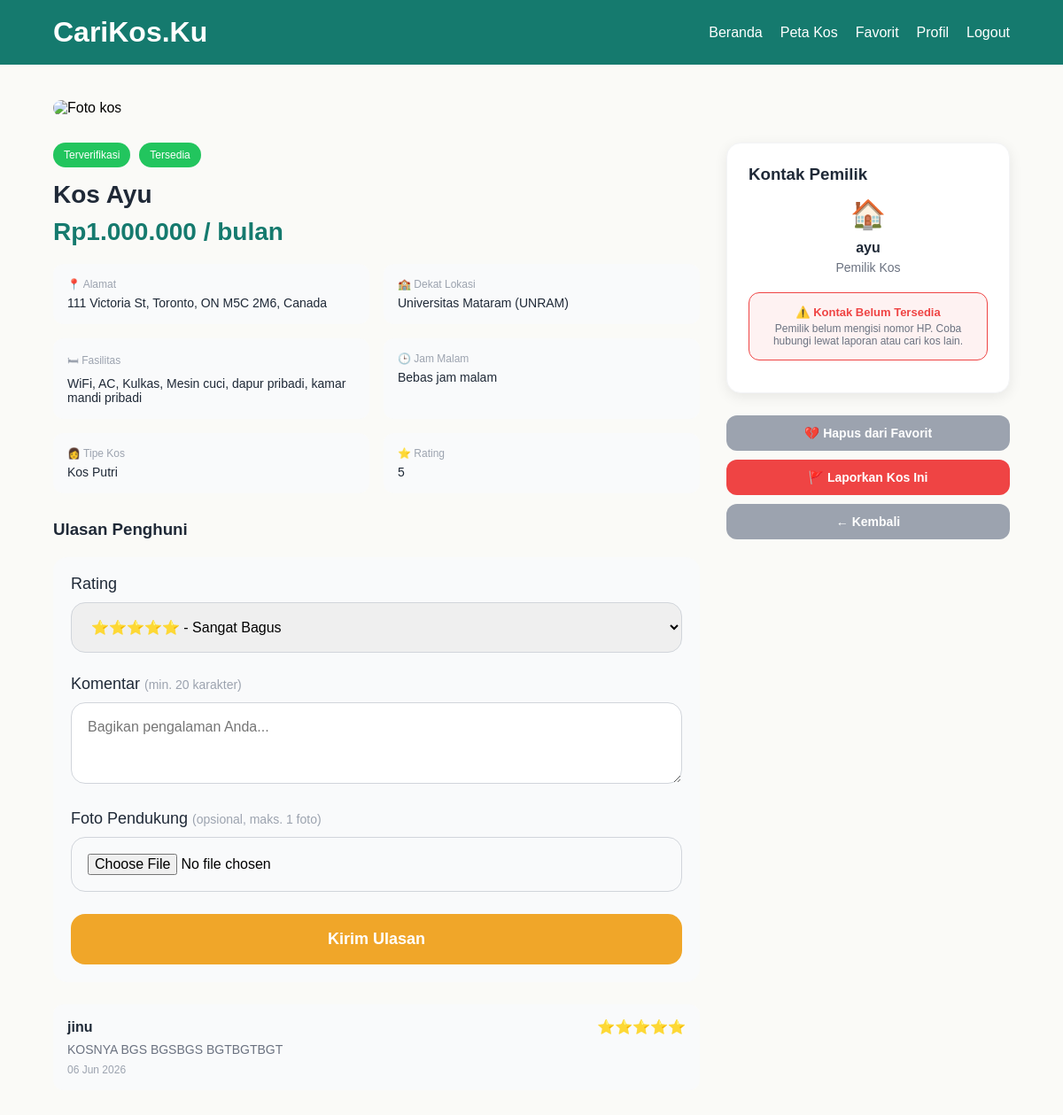
/detail_kos.php?id=1 (signed in), run on the app's committed database.
### tables this page shows
CREATE TABLE `kos` (
  `id` int(11) NOT NULL,
  `user_id` int(11) NOT NULL,
  `nama_kos` varchar(100) NOT NULL,
  `alamat` text NOT NULL,
  `kampus_terdekat` varchar(100) DEFAULT NULL,
  `harga` int(11) NOT NULL,
  `gender` enum('putra','putri','campur') NOT NULL,
  `status` enum('tersedia','hampir_penuh','penuh') DEFAULT 'tersedia',
  `fasilitas` text DEFAULT NULL,
  `jam_malam` varchar(10) DEFAULT NULL,
  `rating` float DEFAULT 0,
  `terverifikasi` tinyint(1) DEFAULT 0,
  `Foto_KTP` varchar(255) DEFAULT NULL,
  `Dokumen_kepemilikan` varchar(255) DEFAULT NULL,
  `created_at` timestamp NOT NULL DEFAULT current_timestamp(),
  `lat` decimal(10,8) DEFAULT NULL,
  `lng` decimal(11,8) DEFAULT NULL
);

CREATE TABLE `reviews` (
  `id` int(11) NOT NULL,
  `kos_id` int(11) NOT NULL,
  `user_id` int(11) NOT NULL,
  `rating` int(11) NOT NULL CHECK (`rating` between 1 and 5),
  `komentar` text NOT NULL,
  `created_at` datetime DEFAULT current_timestamp(),
  `foto` varchar(255) DEFAULT NULL
);

CREATE TABLE `users` (
  `id` int(11) NOT NULL,
  `nama` varchar(100) NOT NULL,
  `email` varchar(100) NOT NULL,
  `password` varchar(255) NOT NULL,
  `role` enum('penyewa','pemilik','admin') NOT NULL,
  `no_hp` varchar(20) DEFAULT NULL,
  `created_at` timestamp NOT NULL DEFAULT current_timestamp()
);

### detail_kos.php (the view, shortened to what this page needs)
<?php
require "koneksi.php";
$id  = (int)$_GET['id'];
$kos = mysqli_fetch_assoc(mysqli_query($conn, "SELECT k.*, u.nama AS nama_pemilik, u.no_hp AS hp_pemilik FROM kos k JOIN users u ON k.user_id = u.id WHERE k.id='$id' AND k.terverifikasi=1"));
$user_id  = $_SESSION['id'];
$is_fav   = mysqli_fetch_row(mysqli_query($conn, "SELECT COUNT(*) FROM favorites WHERE user_id='$user_id' AND kos_id='$id'"))[0];
$ulasan_list = mysqli_query($conn, "SELECT r.*, u.nama AS nama_reviewer FROM reviews r JOIN users u ON r.user_id = u.id WHERE r.kos_id='$id' ORDER BY r.created_at DESC");
$foto_arr = [];
?>
<!DOCTYPE html>
<html lang="id">
<head>
    <link rel="stylesheet" href="style.css">
    <link rel="stylesheet" href="https://unpkg.com/leaflet@1.9.4/dist/leaflet.css">
</head>
<body>
<div class="navbar">
    <h1>CariKos.Ku</h1>
    <div class="menu">
        <a href="index_penyewa.php">Beranda</a>
        <a href="peta.php">Peta Kos</a>
        <a href="favorit.php">Favorit</a>
        <a href="profil_penyewa.php">Profil</a>
        <a href="logout.php">Logout</a>
    </div>
</div>
<div class="detail-container">
    <?php if(count($foto_arr) > 0): ?>
    <div class="foto-galeri">
        <img src="uploads/<?= $foto_arr[0]['nama_file'] ?>" class="detail-img" id="foto-main" alt="Foto kos">
        <?php if(count($foto_arr) > 1): ?>
        <div class="foto-thumb-row">
            <?php foreach($foto_arr as $f): ?>
            <img src="uploads/<?= $f['nama_file'] ?>" class="foto-thumb" onclick="document.getElementById('foto-main').src=this.src" alt="Foto kos">
            <?php endforeach; ?>
        </div>
        <?php endif; ?>
    </div>
    <?php else: ?>
    <img src="https://images.unsplash.com/photo-1522708323590-d24dbb6b0267?q=80&w=1200&auto=format&fit=crop" class="detail-img" alt="Foto kos">
    <?php endif; ?>
    <div class="detail-body">
        <div class="detail-left">
            <div class="detail-badge-wrap">
                <div class="badge-group">
                    <div class="badge verified">Terverifikasi</div>
                    <?php if($kos['status'] == 'tersedia'): ?>
                        <div class="badge verified">Tersedia</div>
                    <?php elseif($kos['status'] == 'hampir_penuh'): ?>
                        <div class="badge cheap">Hampir Penuh</div>
                    <?php else: ?>
                        <div class="badge full">Penuh</div>
                    <?php endif; ?>
                </div>
            </div>
            <h2 class="detail-nama"><?= htmlspecialchars($kos['nama_kos']) ?></h2>
            <div class="detail-price">Rp<?= number_format($kos['harga'], 0, ',', '.') ?> / bulan</div>
            <div class="detail-info-grid">
                <div class="detail-info-item">
                    <div class="detail-info-label">📍 Alamat</div>
                    <div class="detail-info-value"><?= htmlspecialchars($kos['alamat']) ?></div>
                </div>
                <div class="detail-info-item">
                    <div class="detail-info-label">🏫 Dekat Lokasi</div>
                    <div class="detail-info-value"><?= htmlspecialchars($kos['kampus_terdekat']) ?></div>
                </div>
                <div class="detail-info-item">
                    <div class="detail-info-label">🛏 Fasilitas</div>
                    <div class="detail-info-value"><?= htmlspecialchars($kos['fasilitas']) ?></div>
                </div>
                <div class="detail-info-item">
                    <div class="detail-info-label">🕒 Jam Malam</div>
                    <div class="detail-info-value"><?= $kos['jam_malam'] ? htmlspecialchars($kos['jam_malam']) : 'Bebas jam malam' ?></div>
                </div>
                <div class="detail-info-item">
                    <div class="detail-info-label"><?= $kos['gender'] == 'putra' ? '👨' : ($kos['gender'] == 'putri' ? '👩' : '👥') ?> Tipe Kos</div>
                    <div class="detail-info-value">Kos <?= ucfirst($kos['gender']) ?></div>
                </div>
                <div class="detail-info-item">
                    <div class="detail-info-label">⭐ Rating</div>
                    <div class="detail-info-value"><?= $kos['rating'] > 0 ? $kos['rating'] : 'Belum ada rating' ?></div>
                </div>
            </div>
            <div class="ulasan-section">
                <h3 class="ulasan-title">Ulasan Penghuni</h3>
                <form action="" method="POST" enctype="multipart/form-data" class="ulasan-form">
                    <div class="input-group">
                        <label>Rating</label>
                        <select name="rating" required>
                            <option value="5">⭐⭐⭐⭐⭐ - Sangat Bagus</option>
                        </select>
                    </div>
                    <div class="input-group">
                        <label>Komentar <span class="input-hint">(min. 20 karakter)</span></label>
                        <textarea name="komentar" class="ulasan-textarea" rows="3" placeholder="Bagikan pengalaman Anda..." required></textarea>
                    </div>
                    <div class="input-group">
                        <label>Foto Pendukung <span class="input-hint">(opsional, maks. 1 foto)</span></label>
                        <input type="file" name="foto_ulasan" class="upload-input" accept="image/jpeg,image/png">
                    </div>
                    <button type="submit" name="kirim_ulasan" class="btn">Kirim Ulasan</button>
                </form>
                <?php if(mysqli_num_rows($ulasan_list) == 0): ?>
                    <p class="ulasan-empty">Belum ada ulasan untuk kos ini.</p>
                <?php else: ?>
                    <?php while($ulasan = mysqli_fetch_assoc($ulasan_list)): ?>
                    <div class="ulasan-card">
                        <div class="ulasan-card-header">
                            <span class="ulasan-nama"><?= htmlspecialchars($ulasan['nama_reviewer']) ?></span>
                            <span class="ulasan-rating"><?= str_repeat('⭐', $ulasan['rating']) ?></span>
                        </div>
                        <p class="ulasan-komentar"><?= htmlspecialchars($ulasan['komentar']) ?></p>
                        <p class="ulasan-tanggal"><?= date('d M Y', strtotime($ulasan['created_at'])) ?></p>
                    </div>
                    <?php endwhile; ?>
                <?php endif; ?>
            </div>
        </div>
        <div class="detail-right">
            <div class="kontak-card">
                <h3 class="kontak-title">Kontak Pemilik</h3>
                <div class="kontak-icon">🏠</div>
                <p class="kontak-nama"><?= htmlspecialchars($kos['nama_pemilik']) ?></p>
                <p class="kontak-role">Pemilik Kos</p>
                <?php if($kos['hp_pemilik']): ?>
                    <div style="background:#F0FDF4;border:1px solid #22C55E;border-radius:12px;padding:14px;margin:12px 0;text-align:center;">
                        <p style="font-size:13px;color:#15803D;font-weight:600;margin-bottom:4px;">📞 Nomor Kontak</p>
                        <p style="font-size:16px;font-weight:700;color:#1F2937;margin-bottom:12px;"><?= htmlspecialchars($kos['hp_pemilik']) ?></p>
                        <a href="https://wa.me/<?= preg_replace('/[^0-9]/', '', $kos['hp_pemilik']) ?>" target="_blank" style="display:block;">
                            <button class="btn" style="width:100%;background:#22C55E;">💬 Chat via WhatsApp</button>
                        </a>
                        <a href="tel:<?= preg_replace('/[^0-9+]/', '', $kos['hp_pemilik']) ?>" style="display:block;margin-top:8px;">
                            <button class="btn btn-gray" style="width:100%;">📞 Telepon Langsung</button>
                        </a>
                    </div>
                <?php else: ?>
                    <div style="background:#FEF2F2;border:1px solid #EF4444;border-radius:12px;padding:14px;text-align:center;margin:12px 0;">
                        <p style="color:#EF4444;font-size:13px;font-weight:600;margin-bottom:4px;">⚠️ Kontak Belum Tersedia</p>
                        <p style="color:#6B7280;font-size:12px;">Pemilik belum mengisi nomor HP. Coba hubungi lewat laporan atau cari kos lain.</p>
                    </div>
                <?php endif; ?>
            </div>
            <a href="favorit.php?aksi=<?= $is_fav ? 'hapus' : 'tambah' ?>&kos_id=<?= $id ?>&redirect=detail_kos.php?id=<?= $id ?>">
                <button class="detail-right-btn <?= $is_fav ? 'detail-right-btn-fav-remove' : 'detail-right-btn-fav-add' ?>">
                    <?= $is_fav ? '💔 Hapus dari Favorit' : '❤️ Simpan ke Favorit' ?>
                </button>
            </a>
            <a href="lapor_kos.php?id=<?= $kos['id'] ?>">
                <button class="detail-right-btn detail-right-btn-lapor">🚩 Laporkan Kos Ini</button>
            </a>
            <a href="index_penyewa.php">
                <button class="detail-right-btn detail-right-btn-back">← Kembali</button>
            </a>
        </div>
    </div>
</div>
</body>
</html>

### style.css (style rules this page uses)
* { margin: 0; padding: 0; box-sizing: border-box; font-family: 'Poppins', sans-serif; }
body { background: #FAFAF7; }
.input-group { margin-bottom: 25px; }
.input-group label { display: block; margin-bottom: 10px; color: #1F2937; font-weight: 500; font-size: 18px; }
.input-group input, .input-group select, .input-group textarea { width: 100%; padding: 18px; border: 1px solid #D1D5DB; border-radius: 16px; outline: none; font-size: 16px; font-family: 'Poppins', sans-serif; }
.input-hint { color: #9CA3AF; font-weight: 400; font-size: 14px; }
.btn { width: 100%; padding: 18px; border: none; border-radius: 16px; background: #F0A629; color: white; font-size: 18px; font-weight: 600; cursor: pointer; transition: 0.3s; font-family: 'Poppins', sans-serif; }
.navbar { background: #157A6E; padding: 18px 60px; display: flex; justify-content: space-between; align-items: center; position: sticky; top: 0; z-index: 999; }
.navbar h1 { color: white; font-size: 32px; }
.menu { display: flex; gap: 20px; }
.menu a { color: white; text-decoration: none; font-weight: 500; }
.badge-group { display: flex; gap: 10px; flex-wrap: wrap; margin-bottom: 15px; }
.badge { padding: 7px 12px; border-radius: 999px; color: white; font-size: 12px; font-weight: 500; }
.verified { background: #22C55E; }
.detail-container { max-width: 1200px; margin: 40px auto; padding: 0 60px 60px; }
.detail-img { width: 100%; height: 420px; object-fit: cover; border-radius: 20px; margin-bottom: 30px; }
.detail-body { display: grid; grid-template-columns: 1fr 320px; gap: 30px; }
.detail-info-grid { display: grid; grid-template-columns: 1fr 1fr; gap: 16px; margin-bottom: 30px; }
.detail-info-item { background: #F9FAFB; border-radius: 12px; padding: 16px; }
.detail-info-label { color: #9CA3AF; font-size: 12px; margin-bottom: 6px; }
.detail-info-value { color: #1F2937; font-weight: 500; font-size: 14px; }
.detail-price { color: #157A6E; font-size: 28px; font-weight: 700; margin-bottom: 20px; }
.detail-nama { color: #1F2937; font-size: 28px; margin-bottom: 10px; }
.detail-badge-wrap { margin-bottom: 15px; }
.ulasan-section { margin-top: 30px; }
.ulasan-title { color: #1F2937; margin-bottom: 20px; }
.ulasan-form { background: #F9FAFB; padding: 20px; border-radius: 16px; margin-bottom: 25px; }
.ulasan-textarea { width: 100%; padding: 15px; border: 1px solid #D1D5DB; border-radius: 12px; outline: none; font-size: 14px; resize: vertical; font-family: 'Poppins', sans-serif; }
.ulasan-card { background: #F9FAFB; border-radius: 12px; padding: 16px; margin-bottom: 14px; }
.ulasan-card-header { display: flex; justify-content: space-between; align-items: center; margin-bottom: 8px; }
.ulasan-nama { color: #1F2937; font-weight: 600; }
.ulasan-rating { color: #F0A629; }
.ulasan-komentar { color: #6B7280; font-size: 14px; }
.ulasan-tanggal { color: #9CA3AF; font-size: 12px; margin-top: 8px; }
.kontak-card { background: white; border-radius: 16px; padding: 24px; box-shadow: 0 4px 15px rgba(0,0,0,0.08); border: 1px solid #F3F4F6; margin-bottom: 15px; }
.kontak-title { color: #1F2937; margin-bottom: 15px; }
.kontak-icon { font-size: 32px; text-align: center; margin-bottom: 10px; }
.kontak-nama { color: #1F2937; font-weight: 600; text-align: center; margin-bottom: 5px; }
.kontak-role { color: #6B7280; text-align: center; font-size: 14px; margin-bottom: 20px; }
.detail-right-btn { width: 100%; padding: 12px; margin-top: 10px; border-radius: 12px; border: none; cursor: pointer; font-weight: 600; font-size: 14px; font-family: 'Poppins', sans-serif; }
.detail-right-btn-fav-remove { background: #9CA3AF; color: white; }
.detail-right-btn-lapor { background: #EF4444; color: white; }
.detail-right-btn-back { background: #9CA3AF; color: white; }
.upload-input { padding: 10px; border: 2px dashed #D1D5DB; border-radius: 12px; cursor: pointer; width: 100%; font-family: 'Poppins', sans-serif; }

### data on the page
kos: nama_kos "Kos Ayu", harga "1.000.000", alamat "111 Victoria St, Toronto, ON M5C 2M6, Canada", kampus_terdekat "Universitas Mataram (UNRAM)", fasilitas "WiFi, AC, Kulkas, Mesin cuci, dapur pribadi, kamar mandi pribadi", gender "Putri", rating "5", user.nama "ayu"
reviews: user.nama "jinu", rating "⭐⭐⭐⭐⭐", komentar "KOSNYA BGS BGSBGS BGTBGTBGT", created_at "06 Jun 2026"
